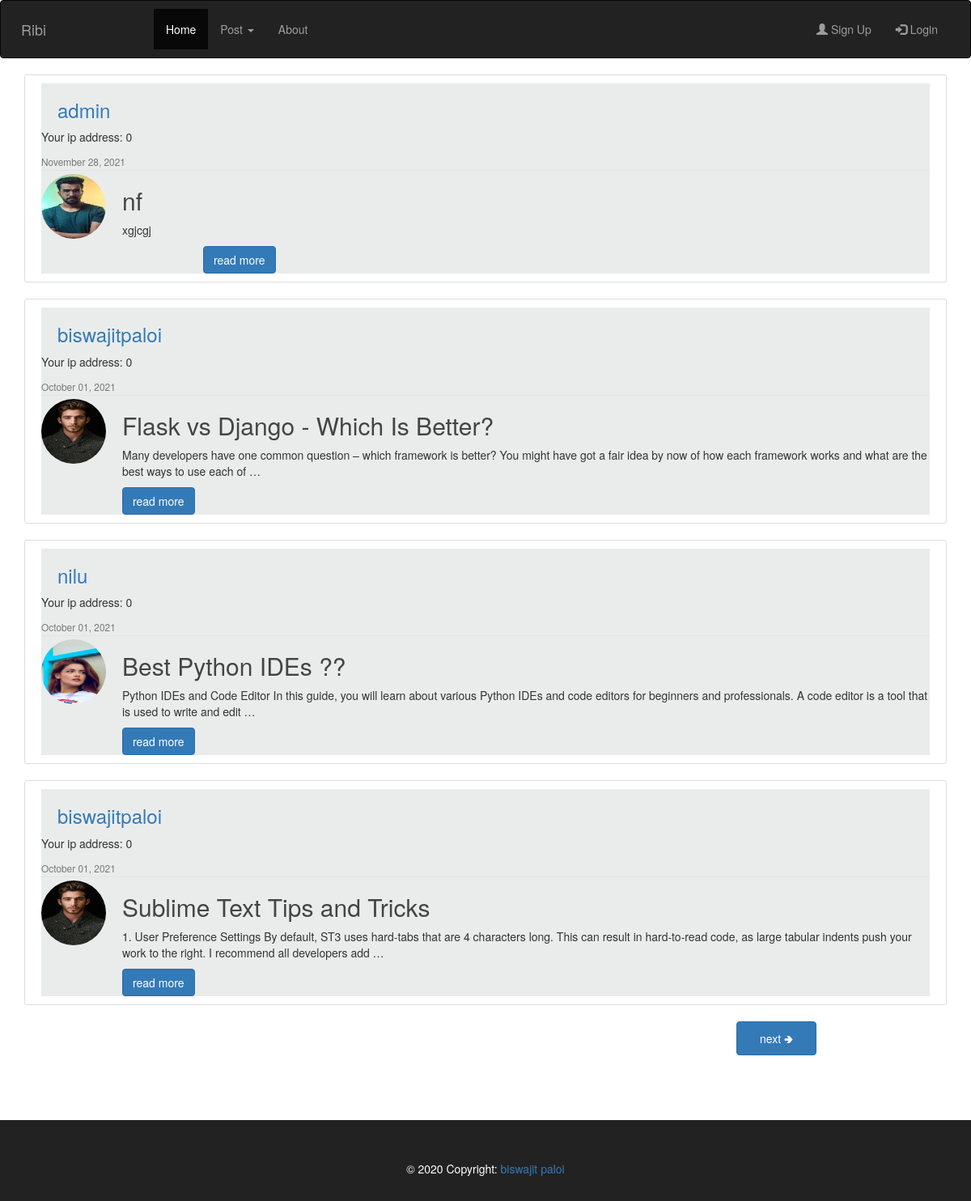
The page / on the database its author committed.
### blog/models.py (models this page shows, shortened)
class Post(models.Model):
    title = models.CharField(max_length=100,help_text="enter within 100 charecter")
    content = models.TextField()
    date_posted = models.DateTimeField(default=timezone.now)
    author = models.ForeignKey(User, on_delete=models.CASCADE)

### users/models.py (models this page shows, shortened)
class Profile(models.Model):
    MALE = 'M'
    FEMALE = 'F'
    Gender = [
        (MALE, 'Male'),
        (FEMALE, 'Female'),
    ]
    user = models.OneToOneField(User, on_delete=models.CASCADE)
    gender = models.CharField(max_length=6, choices=Gender, default='')
    image = models.ImageField(default='default_male.jpg', upload_to = 'profile_pics')

### blog/views.py (the view)
# urls.py: path('', PostListView.as_view(), name='home'),
class PostListView(ListView):
    model = Post
    template_name = 'blog/home.html'  # <app>/<model>_<viewtype>.html
    context_object_name = 'posts'
    paginate_by = 4
    paginate_orphans = 1
    ordering = ['-date_posted']
    def get_context_data(self, *args, **kwargs):
        try:
            context = super(PostListView, self).get_context_data(
                *args, **kwargs)
            context['ip'] = self.request.session.get('ip', 0)
            return context
        except Http404:
            self.kwargs['page'] = 1
            return super(PostListView, self).get_context_data(*args, **kwargs)

### blog/templates/blog/home.html (shortened to what this page needs)
{% extends "blog/base.html" %}
{% block content %}
    {% for post in posts %}
    <article class="media content-section">
    <div style="background-color: rgb(234, 236, 236);" class="media-body fa-border ">
      <div class="article-metadata">
        <h3 ><a style="padding:20px;"  href="{% url 'profile' %}">{{ post.author }}</a></h3>
        <p>Your ip address: {{ip}}</p>
        <small  class="text-muted">{{ post.date_posted|date:"F d, Y" }}</small>
      </div>
        <img style="height: 80px; width: 80px; float: left;" class=" img-circle account-img " src="{{ post.author.profile.image.url }}">
      <h2><a class="article-title" href="{% url 'post-detail' post.id %}">{{ post.title }}</a></h2>
      <p style="padding-left: 100px;" class="article-content ">{{ post.content|truncatewords:"35"|linebreaks }}</p>
      <a style="margin-left: 100px;" class=" btn btn-primary"  href="{% url 'post-detail' post.id %}">read more</a>
    </div>
  </article>
    {% endfor %}
      {%if is_paginated %}
         {%if page_obj.has_next %}
         {% if page_obj.num_pages == 1 %}
             <a style="margin-left: 930px; padding: 10px 28px;" class=" btn btn-primary" href="?page={{page_obj.next_page_number}}">next 🢂</a>
          {% else %}
            <a style="margin-left: 880px; padding: 10px 28px;" class=" btn btn-primary" href="?page={{page_obj.next_page_number}}">next 🢂</a>
           {% endif %}
         {% endif %}
       {% endif %}
{% endblock content %}

### blog/static/blog/style.css (style rules this page uses)
h1, h2, h3, h4, h5, h6 { color: #444444; }
.content-section { background: #ffffff; padding: 10px 20px; border: 1px solid #dddddd; border-radius: 3px; margin-bottom: 20px; }
.article-title { color: #444444; }
.article-content { white-space: pre-line; }
.article-metadata { padding-bottom: 1px; margin-bottom: 4px; border-bottom: 1px solid #e3e3e3 }
.account-img { height: 125px; width: 125px; margin-right: 20px; margin-bottom: 16px; }

### rows shown on the page
Post: author "admin", ip "0", date_posted "November 28, 2021", author.profile.image (picture), title "nf", content "xgjcgj"
Post: author "biswajitpaloi", ip "0", date_posted "October 01, 2021", author.profile.image (picture), title "Flask vs Django - Which Is Better?", content "Many developers have one common question – which framework is better? You might have got a fair idea by now of how each framework works and what are the best ways to use each of …"
Post: author "nilu", ip "0", date_posted "October 01, 2021", author.profile.image (picture), title "Best Python IDEs ??", content "Python IDEs and Code Editor In this guide, you will learn about various Python IDEs and code editors for beginners and professionals. A code editor is a tool that is used to write and edit …"
Post: author "biswajitpaloi", ip "0", date_posted "October 01, 2021", author.profile.image (picture), title "Sublime Text Tips and Tricks", content "1. User Preference Settings By default, ST3 uses hard-tabs that are 4 characters long. This can result in hard-to-read code, as large tabular indents push your work to the right. I recommend all developers add …"
